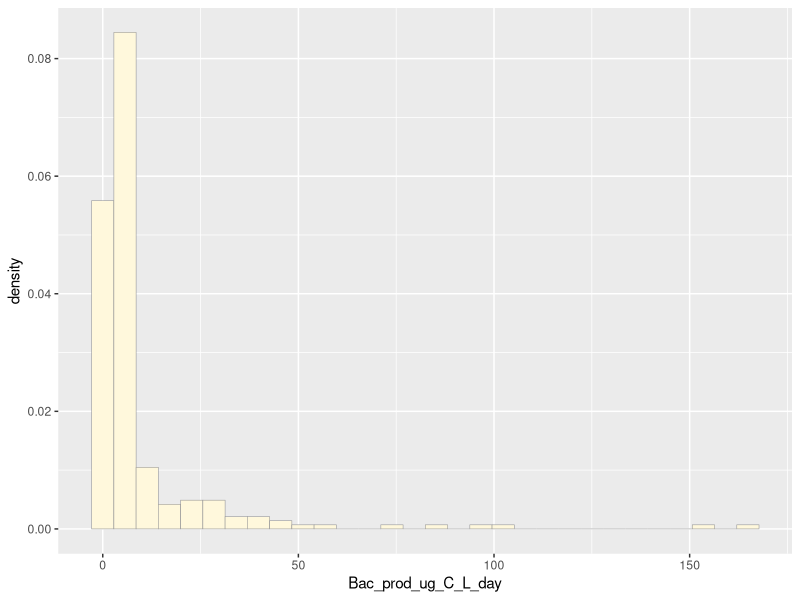
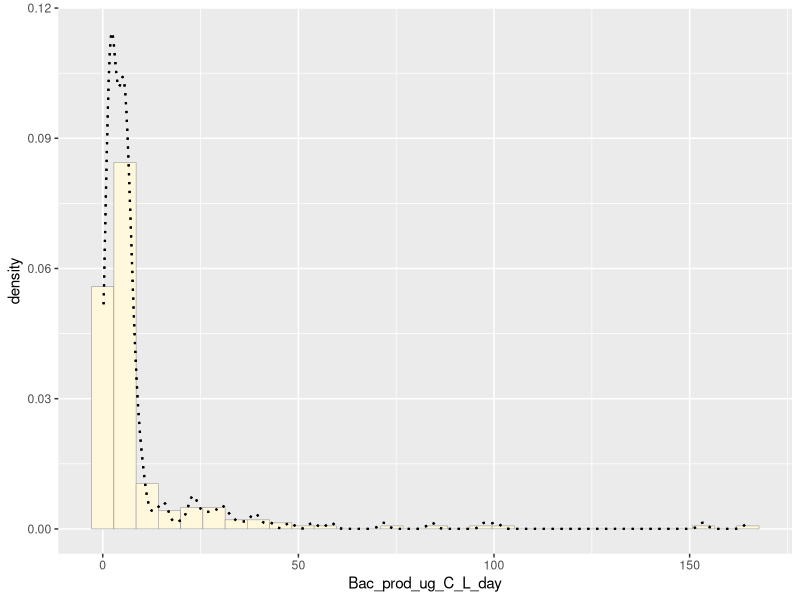
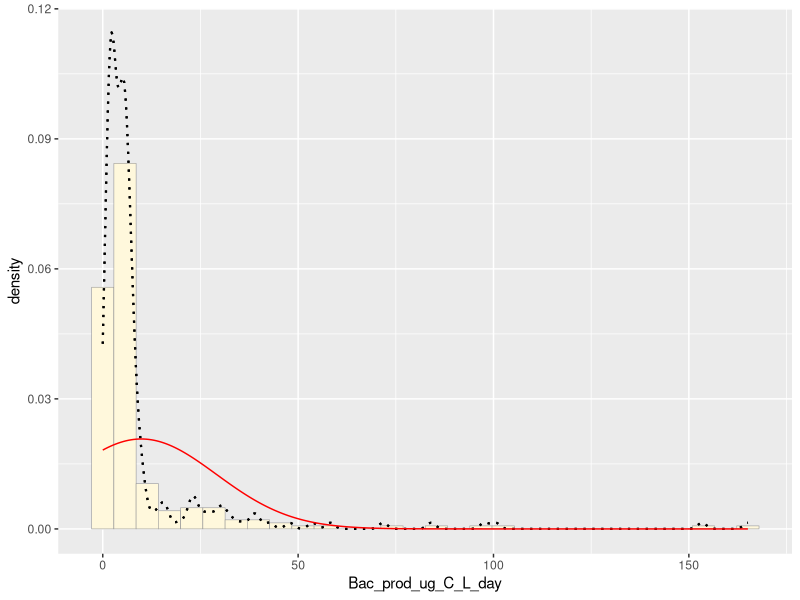
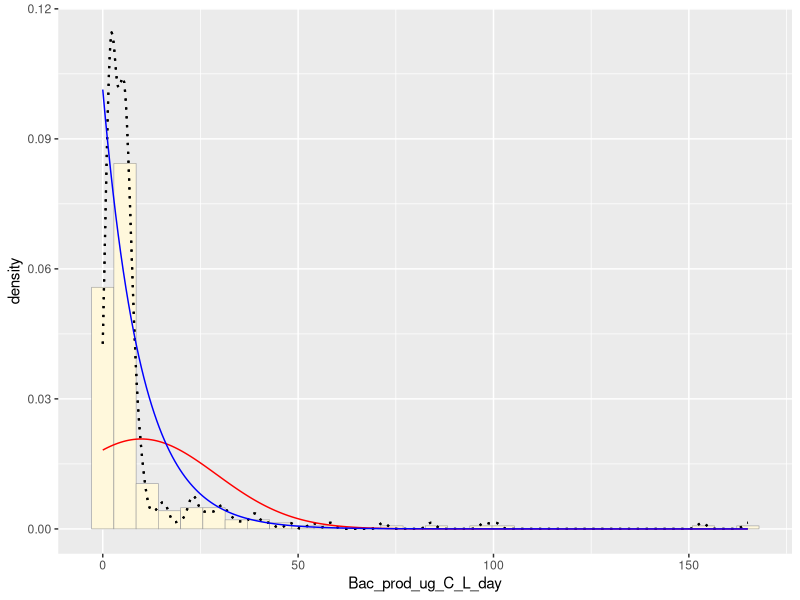
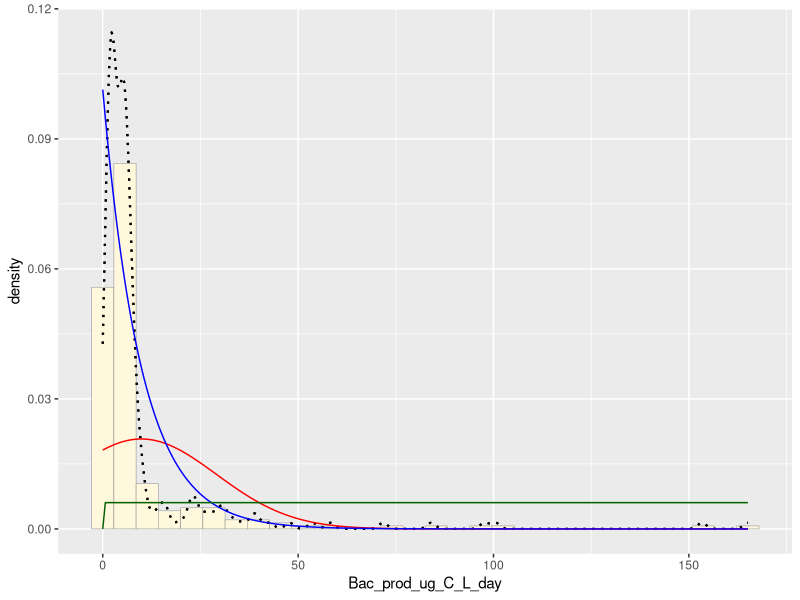
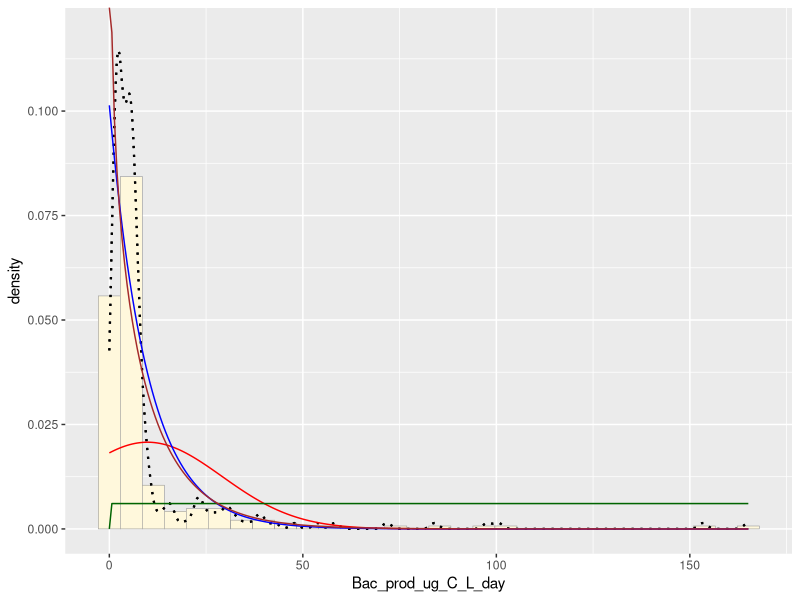
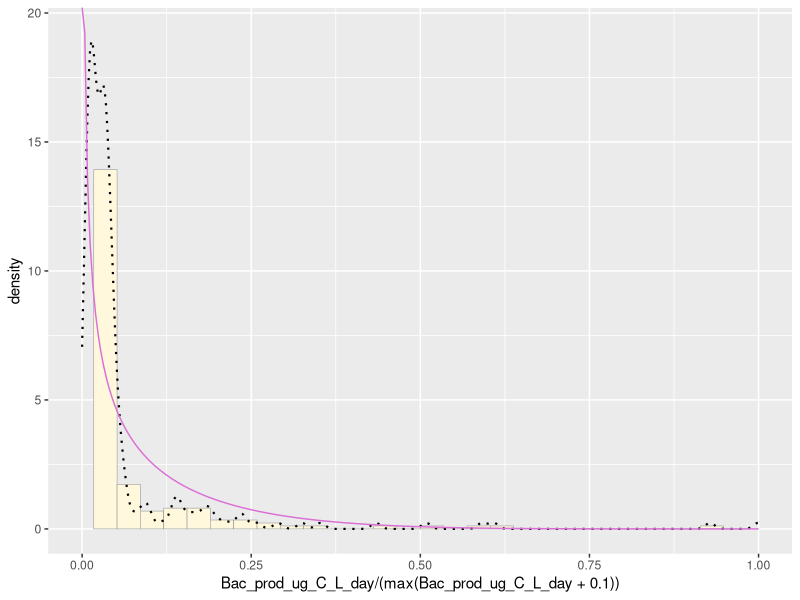
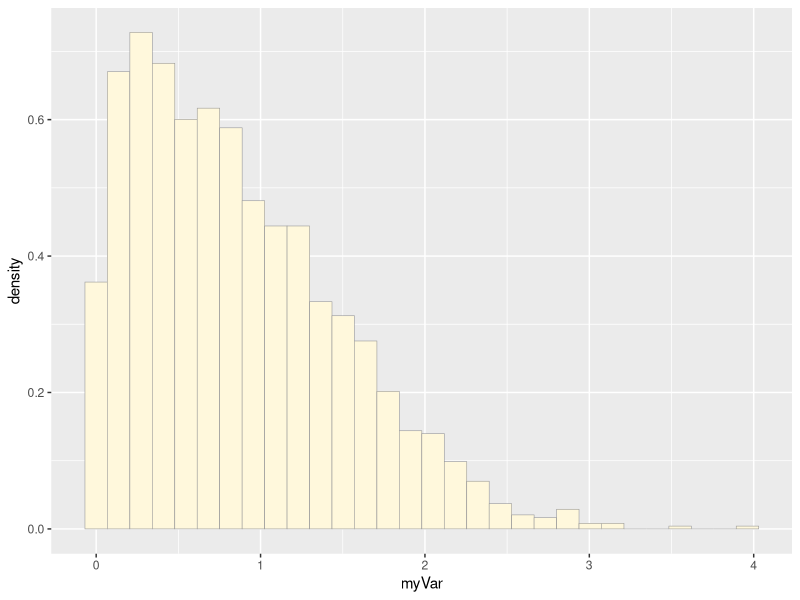

Here is the R script that generated these plots, in order:
## ---- chunk 1
knitr::opts_chunk$set(echo = TRUE)
## ---- chunk 2
library(ggplot2) # for graphics
library(MASS) # for maximum likelihood estimation
z <- read.csv("2008_bacprods_Kling.csv",header=TRUE,sep=",")
str(z)
summary(z)
## ---- chunk 3
library(ggplot2) # for graphics
library(MASS) # for maximum likelihood estimation
z <- read.csv("2008_bacprods_Kling.csv",header=TRUE,sep=",")
## ---- chunk 4
p1 <- ggplot(data=z, aes(x=Bac_prod_ug_C_L_day, y=..density..)) +
  geom_histogram(color="grey60",fill="cornsilk",size=0.2)
## ---- chunk 5
p1 <- ggplot(data=z, aes(x=Bac_prod_ug_C_L_day, y=..density..)) +
  geom_histogram(color="grey60",fill="cornsilk",size=0.2)
print(p1)
## ---- chunk 6
p1 <-  p1 +  geom_density(linetype="dotted",size=0.75)
## ---- chunk 7
p1 <-  p1 +  geom_density(linetype="dotted",size=0.75)
print(p1)
## ---- chunk 8
normPars <- fitdistr(z$Bac_prod_ug_C_L_day,"normal")
print(normPars)
str(normPars)
normPars$estimate["mean"]
## ---- chunk 9
normPars <- fitdistr(z$Bac_prod_ug_C_L_day,"normal")
print(normPars)
# str(normPars)
# normPars$estimate["mean"]
## ---- chunk 10
meanML <- normPars$estimate["mean"]
sdML <- normPars$estimate["sd"]

xval <- seq(0,max(z$Bac_prod_ug_C_L_day),len=length(z$Bac_prod_ug_C_L_day))

stat <- stat_function(aes(x = xval, y = ..y..), fun = dnorm, colour="red", n = length(z$Bac_prod_ug_C_L_day), args = list(mean = meanML, sd = sdML))
## ---- chunk 11
meanML <- normPars$estimate["mean"]
sdML <- normPars$estimate["sd"]

xval <- seq(0,max(z$Bac_prod_ug_C_L_day),len=length(z$Bac_prod_ug_C_L_day))

stat <- stat_function(aes(x = xval, y = ..y..), fun = dnorm, colour="red", n = length(z$Bac_prod_ug_C_L_day), args = list(mean = meanML, sd = sdML))
p1 + stat
## ---- chunk 12
expoPars <- fitdistr(z$Bac_prod_ug_C_L_day,"exponential")
rateML <- expoPars$estimate["rate"]

stat2 <- stat_function(aes(x = xval, y = ..y..), fun = dexp, colour="blue", n = length(z$Bac_prod_ug_C_L_day), args = list(rate=rateML))
## ---- chunk 13
expoPars <- fitdistr(z$Bac_prod_ug_C_L_day,"exponential")
rateML <- expoPars$estimate["rate"]

stat2 <- stat_function(aes(x = xval, y = ..y..), fun = dexp, colour="blue", n = length(z$Bac_prod_ug_C_L_day), args = list(rate=rateML))
p1 + stat + stat2
## ---- chunk 14
stat3 <- stat_function(aes(x = xval, y = ..y..), fun = dunif, colour="darkgreen", n = length(z$Bac_prod_ug_C_L_day), args = list(min=min(z$Bac_prod_ug_C_L_day), max=max(z$Bac_prod_ug_C_L_day)))
## ---- chunk 15
stat3 <- stat_function(aes(x = xval, y = ..y..), fun = dunif, colour="darkgreen", n = length(z$Bac_prod_ug_C_L_day), args = list(min=min(z$Bac_prod_ug_C_L_day), max=max(z$Bac_prod_ug_C_L_day)))
p1 + stat + stat2 + stat3
## ---- chunk 16
gammaPars <- fitdistr(z$Bac_prod_ug_C_L_day,"gamma")
shapeML <- gammaPars$estimate["shape"]
rateML <- gammaPars$estimate["rate"]

stat4 <- stat_function(aes(x = xval, y = ..y..), fun = dgamma, colour="brown", n = length(z$Bac_prod_ug_C_L_day), args = list(shape=shapeML, rate=rateML))
## ---- chunk 17
gammaPars <- fitdistr(z$Bac_prod_ug_C_L_day,"gamma")
shapeML <- gammaPars$estimate["shape"]
rateML <- gammaPars$estimate["rate"]

stat4 <- stat_function(aes(x = xval, y = ..y..), fun = dgamma, colour="brown", n = length(z$Bac_prod_ug_C_L_day), args = list(shape=shapeML, rate=rateML))
p1 + stat + stat2 + stat3 + stat4
## ---- chunk 18
pSpecial <- ggplot(data=z, aes(x=Bac_prod_ug_C_L_day/(max(Bac_prod_ug_C_L_day + 0.1)), y=..density..)) +
  geom_histogram(color="grey60",fill="cornsilk",size=0.2) +
  xlim(c(0,1)) +
  geom_density(size=0.75,linetype="dotted")

betaPars <- fitdistr(x=z$Bac_prod_ug_C_L_day/max(z$Bac_prod_ug_C_L_day + 0.1),start=list(shape1=1,shape2=2),"beta")
shape1ML <- betaPars$estimate["shape1"]
shape2ML <- betaPars$estimate["shape2"]

statSpecial <- stat_function(aes(x = xval, y = ..y..), fun = dbeta, colour="orchid", n = length(z$Bac_prod_ug_C_L_day), args = list(shape1=shape1ML,shape2=shape2ML))
## ---- chunk 19
pSpecial <- ggplot(data=z, aes(x=Bac_prod_ug_C_L_day/(max(Bac_prod_ug_C_L_day + 0.1)), y=..density..)) +
  geom_histogram(color="grey60",fill="cornsilk",size=0.2) +
  xlim(c(0,1)) +
  geom_density(size=0.75,linetype="dotted")

betaPars <- fitdistr(x=z$Bac_prod_ug_C_L_day/max(z$Bac_prod_ug_C_L_day + 0.1),start=list(shape1=1,shape2=2),"beta")
shape1ML <- betaPars$estimate["shape1"]
shape2ML <- betaPars$estimate["shape2"]

statSpecial <- stat_function(aes(x = xval, y = ..y..), fun = dbeta, colour="orchid", n = length(z$Bac_prod_ug_C_L_day), args = list(shape1=shape1ML,shape2=shape2ML))
pSpecial + statSpecial
## ---- chunk 20
nd <- rnorm(n=3000,mean=0.2)
nd <- data.frame(1:3000,nd)
names(nd) <- list("ID","myVar")
nd <- nd[nd$myVar>0,]
str(nd)
summary(nd$myVar)
## ---- chunk 21
p1 <- ggplot(data=nd, aes(x=myVar, y=..density..)) +
  geom_histogram(color="grey60",fill="cornsilk",size=0.2)
print(p1)
## ---- chunk 22
normPars <- fitdistr(nd$myVar,"normal")
meanML <- normPars$estimate["mean"]
sdML <- normPars$estimate["sd"]

xval <- seq(0,max(nd$myVar),len=length(nd$myVar))

stat <- stat_function(aes(x = xval, y = ..y..), fun = dnorm, colour="red", n = length(nd$myVar), args = list(mean = meanML, sd = sdML))
p1 + stat

